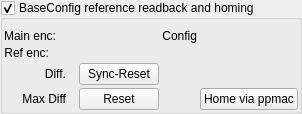
    <widget class="QEGroupBox" name="qegroupbox_4">
     <property name="flat">
      <bool>true</bool>
     </property>
     <property name="checkable">
      <bool>true</bool>
     </property>
     <property name="checked">
      <bool>true</bool>
     </property>
     <property name="title" stdset="0">
      <string>BaseConfig reference readback and homing</string>
     </property>
     <property name="userLevelEnabled" stdset="0">
      <enum>QEGroupBox::Scientist</enum>
     </property>
     <layout class="QGridLayout" name="gridLayout_7">
      <property name="leftMargin">
       <number>1</number>
      </property>
      <property name="topMargin">
       <number>9</number>
      </property>
      <property name="rightMargin">
       <number>1</number>
      </property>
      <property name="bottomMargin">
       <number>1</number>
      </property>
      <property name="spacing">
       <number>3</number>
      </property>
      <item row="2" column="3">
       <widget class="QEPushButton" name="qcapushbuttonplugin_9">
        <property name="text">
         <string>Sync-Reset</string>
        </property>
        <property name="variable" stdset="0">
         <string>$(MOTOR):RESET_DTR.PROC</string>
        </property>
        <property name="variableSubstitutions" stdset="0">
         <string/>
        </property>
        <property name="clickText">
         <string>1</string>
        </property>
        <property name="confirmAction">
         <bool>true</bool>
        </property>
        <property name="confirmText">
         <string>Resets the diff. by syncing simulated readbacks to encoder readback. Motor is not expected to move.</string>
        </property>
        <property name="userLevelEnabled" stdset="0">
         <enum>QEPushButton::Scientist</enum>
        </property>
       </widget>
      </item>
      <item row="2" column="1">
       <widget class="QLabel" name="label_45">
        <property name="sizePolicy">
         <sizepolicy hsizetype="Preferred" vsizetype="Preferred">
          <horstretch>0</horstretch>
          <verstretch>0</verstretch>
         </sizepolicy>
        </property>
        <property name="minimumSize">
         <size>
          <width>0</width>
          <height>0</height>
         </size>
        </property>
        <property name="toolTip">
         <string>Position deviation from reference readback</string>
        </property>
        <property name="text">
         <string>Diff.</string>
        </property>
        <property name="alignment">
         <set>Qt::AlignRight|Qt::AlignTrailing|Qt::AlignVCenter</set>
        </property>
       </widget>
      </item>
      <item row="3" column="3">
       <widget class="QEPushButton" name="qcapushbuttonplugin_5">
        <property name="text">
         <string>Reset</string>
        </property>
        <property name="variable" stdset="0">
         <string>$(MOTOR):DTRMAXRST.PROC</string>
        </property>
        <property name="variableSubstitutions" stdset="0">
         <string/>
        </property>
        <property name="clickText">
         <string>1</string>
        </property>
        <property name="userLevelEnabled" stdset="0">
         <enum>QEPushButton::User</enum>
        </property>
       </widget>
      </item>
      <item row="1" column="1">
       <layout class="QHBoxLayout" name="horizontalLayout_2">
        <item>
         <widget class="QLabel" name="label_44">
          <property name="sizePolicy">
           <sizepolicy hsizetype="Preferred" vsizetype="Preferred">
            <horstretch>0</horstretch>
            <verstretch>0</verstretch>
           </sizepolicy>
          </property>
          <property name="minimumSize">
           <size>
            <width>0</width>
            <height>0</height>
           </size>
          </property>
          <property name="toolTip">
           <string>Position deviation from reference readback</string>
          </property>
          <property name="text">
           <string>Ref enc:</string>
          </property>
          <property name="alignment">
           <set>Qt::AlignRight|Qt::AlignTrailing|Qt::AlignVCenter</set>
          </property>
         </widget>
        </item>
        <item>
         <widget class="QELabel" name="qelabel_41">
          <property name="variable" stdset="0">
           <string>$(MOTOR):MotorRefEnc</string>
          </property>
          <property name="variableSubstitutions" stdset="0">
           <string/>
          </property>
         </widget>
        </item>
       </layout>
      </item>
      <item row="2" column="2">
       <widget class="QELabel" name="qelabel_19">
        <property name="font">
         <font>
          <family>Monospace</family>
         </font>
        </property>
        <property name="alignment">
         <set>Qt::AlignRight|Qt::AlignTrailing|Qt::AlignVCenter</set>
        </property>
        <property name="variable" stdset="0">
         <string>$(MOTOR):DiffToRefPos</string>
        </property>
        <property name="variableSubstitutions" stdset="0">
         <string/>
        </property>
        <property name="userLevelEnabled" stdset="0">
         <enum>QELabel::Scientist</enum>
        </property>
        <property name="addUnits">
         <bool>true</bool>
        </property>
        <property name="forceSign">
         <bool>true</bool>
        </property>
       </widget>
      </item>
      <item row="3" column="1">
       <widget class="QLabel" name="label_52">
        <property name="sizePolicy">
         <sizepolicy hsizetype="Preferred" vsizetype="Preferred">
          <horstretch>0</horstretch>
          <verstretch>0</verstretch>
         </sizepolicy>
        </property>
        <property name="minimumSize">
         <size>
          <width>0</width>
          <height>0</height>
         </size>
        </property>
        <property name="toolTip">
         <string>Position deviation from reference readback</string>
        </property>
        <property name="text">
         <string>Max Diff</string>
        </property>
        <property name="alignment">
         <set>Qt::AlignRight|Qt::AlignTrailing|Qt::AlignVCenter</set>
        </property>
       </widget>
      </item>
      <item row="3" column="2">
       <widget class="QELabel" name="qelabel_20">
        <property name="font">
         <font>
          <family>Monospace</family>
         </font>
        </property>
        <property name="alignment">
         <set>Qt::AlignRight|Qt::AlignTrailing|Qt::AlignVCenter</set>
        </property>
        <property name="variable" stdset="0">
         <string>$(MOTOR):DTRMAX</string>
        </property>
        <property name="variableSubstitutions" stdset="0">
         <string/>
        </property>
        <property name="userLevelEnabled" stdset="0">
         <enum>QELabel::Scientist</enum>
        </property>
        <property name="addUnits">
         <bool>true</bool>
        </property>
        <property name="forceSign">
         <bool>true</bool>
        </property>
       </widget>
      </item>
      <item row="0" column="6">
       <widget class="QELabel" name="qelabel_36">
        <property name="variable" stdset="0">
         <string>$(MOTOR):MotorTemplate</string>
        </property>
        <property name="variableSubstitutions" stdset="0">
         <string/>
        </property>
       </widget>
      </item>
      <item row="0" column="1">
       <layout class="QHBoxLayout" name="horizontalLayout">
        <item>
         <widget class="QLabel" name="label_43">
          <property name="sizePolicy">
           <sizepolicy hsizetype="Preferred" vsizetype="Preferred">
            <horstretch>0</horstretch>
            <verstretch>0</verstretch>
           </sizepolicy>
          </property>
          <property name="minimumSize">
           <size>
            <width>0</width>
            <height>0</height>
           </size>
          </property>
          <property name="toolTip">
           <string>Position deviation from reference readback</string>
          </property>
          <property name="text">
           <string>Main enc:</string>
          </property>
          <property name="alignment">
           <set>Qt::AlignRight|Qt::AlignTrailing|Qt::AlignVCenter</set>
          </property>
         </widget>
        </item>
        <item>
         <widget class="QELabel" name="qelabel_40">
          <property name="variable" stdset="0">
           <string>$(MOTOR):MotorMainEnc</string>
          </property>
          <property name="variableSubstitutions" stdset="0">
           <string/>
          </property>
         </widget>
        </item>
       </layout>
      </item>
      <item row="1" column="2">
       <widget class="QELabel" name="qelabel_46">
        <property name="font">
         <font>
          <family>Monospace</family>
         </font>
        </property>
        <property name="alignment">
         <set>Qt::AlignRight|Qt::AlignTrailing|Qt::AlignVCenter</set>
        </property>
        <property name="variable" stdset="0">
         <string>$(MOTOR):RefPos</string>
        </property>
        <property name="variableSubstitutions" stdset="0">
         <string/>
        </property>
        <property name="userLevelEnabled" stdset="0">
         <enum>QELabel::Scientist</enum>
        </property>
        <property name="forceSign">
         <bool>true</bool>
        </property>
        <property name="format" stdset="0">
         <enum>QELabel::Floating</enum>
        </property>
        <property name="notation" stdset="0">
         <enum>QELabel::Fixed</enum>
        </property>
       </widget>
      </item>
      <item row="0" column="2">
       <widget class="QELabel" name="qelabel_34">
        <property name="font">
         <font>
          <family>Monospace</family>
         </font>
        </property>
        <property name="alignment">
         <set>Qt::AlignRight|Qt::AlignTrailing|Qt::AlignVCenter</set>
        </property>
        <property name="variable" stdset="0">
         <string>$(MOTOR):POSITION</string>
        </property>
        <property name="variableSubstitutions" stdset="0">
         <string/>
        </property>
        <property name="userLevelEnabled" stdset="0">
         <enum>QELabel::Scientist</enum>
        </property>
        <property name="forceSign">
         <bool>true</bool>
        </property>
        <property name="format" stdset="0">
         <enum>QELabel::Floating</enum>
        </property>
        <property name="notation" stdset="0">
         <enum>QELabel::Fixed</enum>
        </property>
       </widget>
      </item>
      <item row="0" column="4" colspan="2">
       <widget class="QLabel" name="label_53">
        <property name="sizePolicy">
         <sizepolicy hsizetype="Preferred" vsizetype="Preferred">
          <horstretch>0</horstretch>
          <verstretch>0</verstretch>
         </sizepolicy>
        </property>
        <property name="minimumSize">
         <size>
          <width>0</width>
          <height>0</height>
         </size>
        </property>
        <property name="toolTip">
         <string>Position deviation from reference readback</string>
        </property>
        <property name="text">
         <string>Config</string>
        </property>
        <property name="alignment">
         <set>Qt::AlignRight|Qt::AlignTrailing|Qt::AlignVCenter</set>
        </property>
       </widget>
      </item>
      <item row="3" column="6">
       <widget class="QEPushButton" name="qcapushbuttonplugin_8">
        <property name="text">
         <string>Home via ppmac</string>
        </property>
        <property name="variable" stdset="0">
         <string>$(MOTOR):HOME_NOW.PROC</string>
        </property>
        <property name="variableSubstitutions" stdset="0">
         <string/>
        </property>
        <property name="clickText">
         <string>1</string>
        </property>
        <property name="confirmAction">
         <bool>true</bool>
        </property>
        <property name="confirmText">
         <string>Homing routine (may move axis to home reference and back) where no absolute encoder is available. If successful, motor will be phased and homed and diff. will be reset.</string>
        </property>
        <property name="userLevelEnabled" stdset="0">
         <enum>QEPushButton::Scientist</enum>
        </property>
       </widget>
      </item>
      <item row="3" column="5">
       <widget class="QEBitStatus" name="qebitstatus_19">
        <property name="sizePolicy">
         <sizepolicy hsizetype="Fixed" vsizetype="Fixed">
          <horstretch>0</horstretch>
          <verstretch>0</verstretch>
         </sizepolicy>
        </property>
        <property name="minimumSize">
         <size>
          <width>16</width>
          <height>16</height>
         </size>
        </property>
        <property name="maximumSize">
         <size>
          <width>16</width>
          <height>16</height>
         </size>
        </property>
        <property name="numberOfBits">
         <number>2</number>
        </property>
        <property name="shift">
         <number>0</number>
        </property>
        <property name="shape">
         <enum>QBitStatus::Rectangle</enum>
        </property>
        <property name="onColour">
         <color>
          <red>0</red>
          <green>0</green>
          <blue>255</blue>
         </color>
        </property>
        <property name="offColour">
         <color>
          <red>220</red>
          <green>255</green>
          <blue>223</blue>
         </color>
        </property>
        <property name="variable" stdset="0">
         <string>$(MOTOR):HomingInQueue</string>
        </property>
        <property name="variableSubstitutions" stdset="0">
         <string/>
        </property>
        <property name="displayAlarmState" stdset="0">
         <bool>false</bool>
        </property>
       </widget>
      </item>
      <item row="3" column="4">
       <widget class="QEBitStatus" name="qebitstatus_18">
        <property name="sizePolicy">
         <sizepolicy hsizetype="Fixed" vsizetype="Fixed">
          <horstretch>0</horstretch>
          <verstretch>0</verstretch>
         </sizepolicy>
        </property>
        <property name="minimumSize">
         <size>
          <width>16</width>
          <height>16</height>
         </size>
        </property>
        <property name="maximumSize">
         <size>
          <width>16</width>
          <height>16</height>
         </size>
        </property>
        <property name="numberOfBits">
         <number>1</number>
        </property>
        <property name="shift">
         <number>0</number>
        </property>
        <property name="shape">
         <enum>QBitStatus::Circle</enum>
        </property>
        <property name="onColour">
         <color>
          <red>0</red>
          <green>0</green>
          <blue>255</blue>
         </color>
        </property>
        <property name="offColour">
         <color>
          <red>220</red>
          <green>255</green>
          <blue>223</blue>
         </color>
        </property>
        <property name="variable" stdset="0">
         <string>$(MOTOR):PmacMotorBusy</string>
        </property>
        <property name="variableSubstitutions" stdset="0">
         <string/>
        </property>
        <property name="displayAlarmState" stdset="0">
         <bool>false</bool>
        </property>
       </widget>
      </item>
     </layout>
    </widget>
